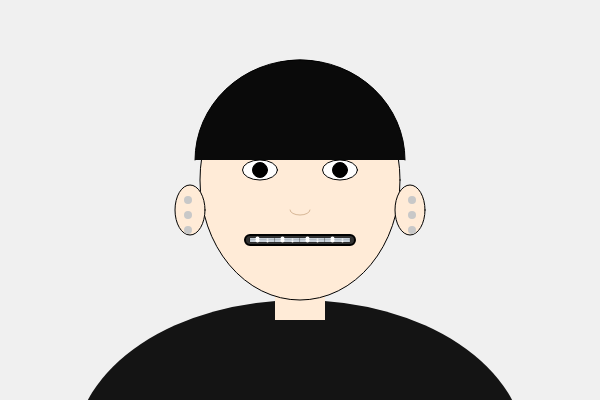
Frame 1 (no input)
Frame 60 (no input): identical to frame 1, image omitted
Frame 120 (the mouse pressed at the canvas centre since frame 60): identical to frame 1, image omitted

The p5.js sketch that drew this single still picture (run headless with seeded random() and noise() and a simulated clock; from frame 60 on, the mouse is pressed at the canvas centre):

// p5.js sketch
// ── sketch.js
function setup() {
  createCanvas(600, 400);
}

function draw() {
  background(240);

  let handY = 450; 
  let lipH = 10; 
  let grillzH = 2; 

  fill(20); noStroke(); ellipse(300, 450, 450, 300);  
  fill(255, 235, 215); rect(275, 280, 50, 40); 
  stroke(0); strokeWeight(1); ellipse(300, 180, 200, 240); 
  fill(10); arc(300, 160, 210, 200, PI, TWO_PI);  
  fill(255, 235, 215); ellipse(190, 210, 30, 50); ellipse(410, 210, 30, 50);  
  fill(255); ellipse(260, 170, 35, 20); ellipse(340, 170, 35, 20);  
  fill(0); circle(260, 170, 15); circle(340, 170, 15);
  noFill(); stroke(150, 100, 50, 100); arc(300, 210, 20, 10, 0, PI); 

  stroke(0); fill(50); strokeWeight(2);
  let lipY = 235 - (lipH - 10) / 2; 
  rect(245, lipY, 110, lipH, 10);

  strokeWeight(1); stroke(0, 50);
  let upperY = lipY + 3; 
  let lowerY = lipY + lipH - grillzH - 3; 
  for (let i = 0; i < 4; i++) { 
    let x = 250 + i * 25;
    fill(220, 230, 240); rect(x, upperY, 25, grillzH);
    noStroke(); fill(255); circle(x + 25 * 0.3, upperY + grillzH * 0.3, 4); circle(x + 25 * 0.7, upperY + grillzH * 0.7, 2);
    stroke(0, 50); strokeWeight(1);
  }
  for (let i = 0; i < 4; i++) { 
    let x = 250 + i * 25;
    fill(220, 230, 240); rect(x, lowerY, 25, grillzH);
    noStroke(); fill(255); circle(x + 25 * 0.3, lowerY + grillzH * 0.3, 4); circle(x + 25 * 0.7, lowerY + grillzH * 0.7, 2);
    stroke(0, 50); strokeWeight(1);
  }

  fill(255, 220, 190); stroke(0); strokeWeight(1);
  rect(195, handY, 50, 30, 10); 
  rect(355, handY, 50, 30, 10); 

  fill(200); noStroke();
  circle(188, 200, 8); circle(188, 215, 8); circle(188, 230, 8);
  circle(412, 200, 8); circle(412, 215, 8); circle(412, 230, 8);
}
// ── style.css
html, body {
  margin: 0;
  padding: 0;
  display: flex;
  justify-content: center;
  align-items: center;
  height: 100vh;
  overflow: hidden;
  background-color: #f5f5f5;
}
